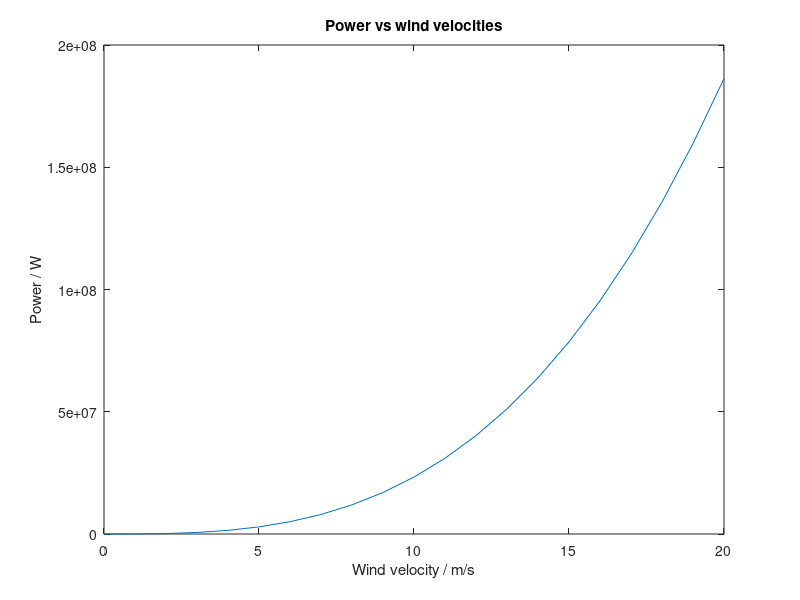

This figure's MATLAB source: (Note: this script raises an error after producing the figure.)
%% problem 1
density = 1.225;
area = 38013;
vel = 0:20;

p_input = 0.5 * density * area * vel .^ 3;

figure(1)
x = vel;
y = p_input;
plot(x,y);
title("Power vs wind velocities");
xlabel("Wind velocity / m/s");
ylabel("Power / W");

%% problem 2
data = load("WindTurbineSampleData.mat");

% using data markers since we are plotting measured data, plotting the 
% wind turbine output vs number of blades
figure(2)
hold on;
x = [2,3,6];
y1 = PitchVBladesatTopPower(1,:);
y2 = PitchVBladesatTopPower(2,:);
plot(x,y1, "--ro")
plot(x,y2, "--bo")
title('Pitch angle and blade configuration''s effect on power output')
xlabel('Number of blades')
ylabel('Maximum power output / W')
legend(["30 degrees", "45 degrees"])
hold off;

% plotting wind turbine output (y) vs wind speeds for 2 3 and 6 blades
figure(3)
hold on;
x1 = WSvPowerWith2Blades(1,:);
x2 = WSvPowerWith3Blades(1,:);
x3 = WSvPowerWith6Blades(1,:);
y1 = WSvPowerWith2Blades(2,:);
y2 = WSvPowerWith3Blades(2,:);
y3 = WSvPowerWith6Blades(2,:);
plot(x1,y1,"--ro")
plot(x2,y2,"--bo")
plot(x3,y3,"--go")
title("Speed's effect on power output")
xlabel("Measured wind speed / m/s")
ylabel("Power output / W")
legend('2 blades', '3 blades', '6 blades')
hold off;

% using the subplot function to same information as figure 3 in seperated
% graphs within the same window
figure(4);
subplot(3,1,1);

plot(x1,y1, "--ro");
title("Speed's effect on power output for 2 blades")
xlabel("Measured wind speed / m/s")
ylabel("Power output / W")
subplot(3,1,2);

plot(x2,y2, "--bo");
title("Speed's effect on power output for 3 blades")
xlabel("Measured wind speed / m/s")
ylabel("Power output / W")
subplot(3,1,3);

plot(x3,y3, "--go");
title("Speed's effect on power output for 6 blades")
xlabel("Measured wind speed / m/s")
ylabel("Power output / W")